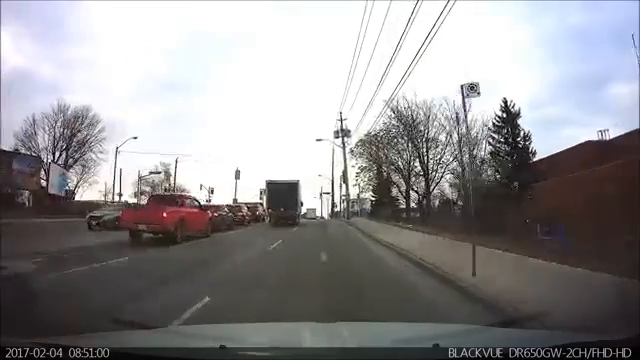
#> input picture frame 90 of vehicle_detection/video5.mp4, 640 x 360 px
$ python detect.py
#> lines starting #> are read from the running program, lines starting #| are printed output that depends on the picture; after the words box and inside, x2 and y2 are one past the last pixel; in counts of white or black regions, pixels touching at a corner belong together
# OpenCV Python program to detect cars in video frame
# import libraries of python OpenCV
import cv2

# capture frames from a video
cap = cv2.VideoCapture('video5.mp4')

# Trained XML classifiers describes some features of some object we want to detect
car_cascade = cv2.CascadeClassifier('cars.xml')

# loop runs if capturing has been initialized.

while True:
    # reads frames from a video
    ret, frames = cap.read()
#> frames is the input picture: shape (360, 640, 3); mean B, G, R 145.7, 143.9, 145.6

    # convert to gray scale of each frames
    gray = cv2.cvtColor(frames, cv2.COLOR_BGR2GRAY)
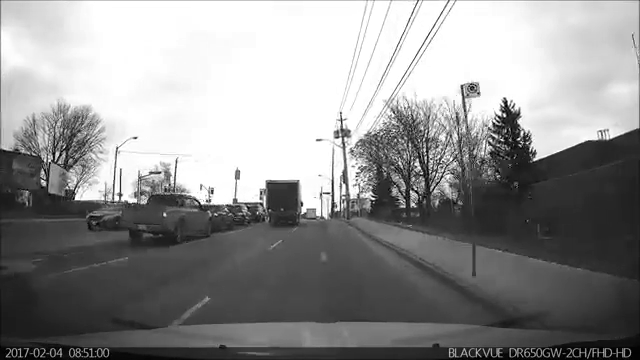
#> gray: shape (360, 640); min 0, max 255, mean 144.6

    # Detects cars of different sizes in the input image
    # cars = car_cascade.detectMultiScale(gray, 1.1, 4) [:4]
    cars = car_cascade.detectMultiScale(gray, scaleFactor=1.1, minNeighbors=3)[:4]
#> cars = ()

    # To draw a rectangle in each cars
    for (x,y,w,h) in cars:
        cv2.rectangle(frames,(x,y),(x+w,y+h),(0,0,255),2)
#> this loop made 0 passes

   # Display frames in a window
    cv2.imshow('feed', frames)

    # Wait for Esc key to stop
    if cv2.waitKey(33) == 27:
#> (key Esc is pressed here)
        break

# De-allocate any associated memory usage
cv2.destroyAllWindows()

$ run again, starting later in the video
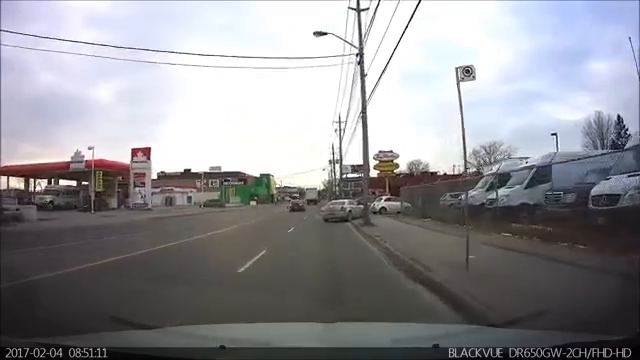
#> input picture frame 405 of vehicle_detection/video5.mp4, 640 x 360 px
#> frames is the input picture: shape (360, 640, 3); mean B, G, R 149, 144.6, 144.9
#> `gray = cv2.cvtColor(frames, cv2.COLOR_BGR2GRAY)`:
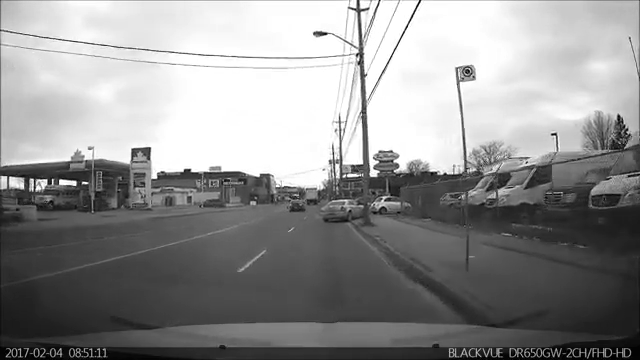
#> gray: shape (360, 640); min 0, max 255, mean 145.2
#> cars = [[278, 188, 32, 32], [312, 190, 47, 47]]
#> the loop `for (x,y,w,h) in cars:` made 2 passes
#> after the loop `for (x,y,w,h) in cars:`:
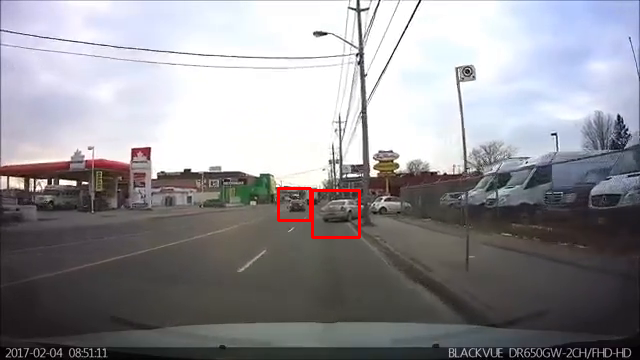
#> frames: shape (360, 640, 3); 0.39% of pixels changed, all inside (x1, y1, x2, y2) = (277, 187, 361, 239)

$ run again, starting later in the video
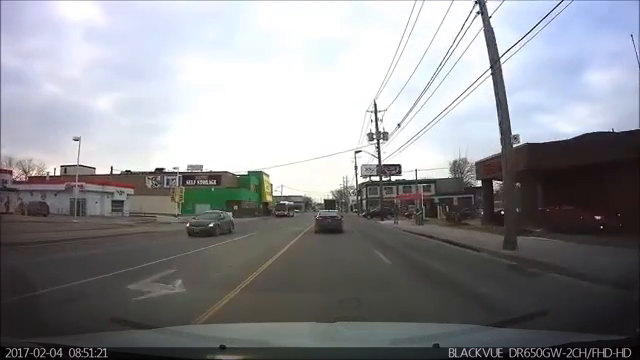
#> input picture frame 720 of vehicle_detection/video5.mp4, 640 x 360 px
#> frames is the input picture: shape (360, 640, 3); mean B, G, R 145.5, 141.5, 140.5
#> `gray = cv2.cvtColor(frames, cv2.COLOR_BGR2GRAY)`:
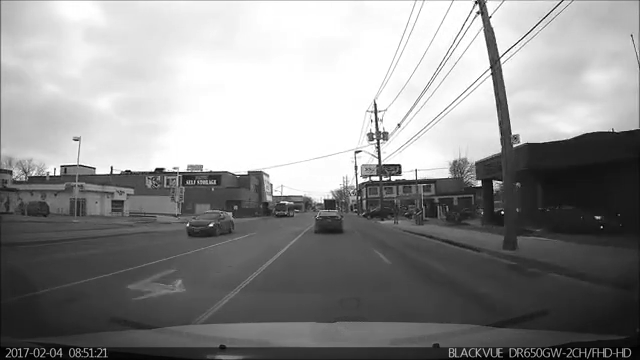
#> gray: shape (360, 640); min 0, max 255, mean 141.6
#> cars = [[176, 196, 58, 58], [303, 198, 52, 52]]
#> the loop `for (x,y,w,h) in cars:` made 2 passes
#> after the loop `for (x,y,w,h) in cars:`:
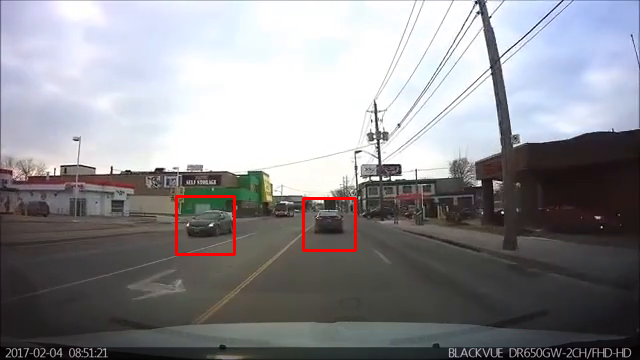
#> frames: shape (360, 640, 3); 0.57% of pixels changed, all inside (x1, y1, x2, y2) = (175, 195, 357, 256)
